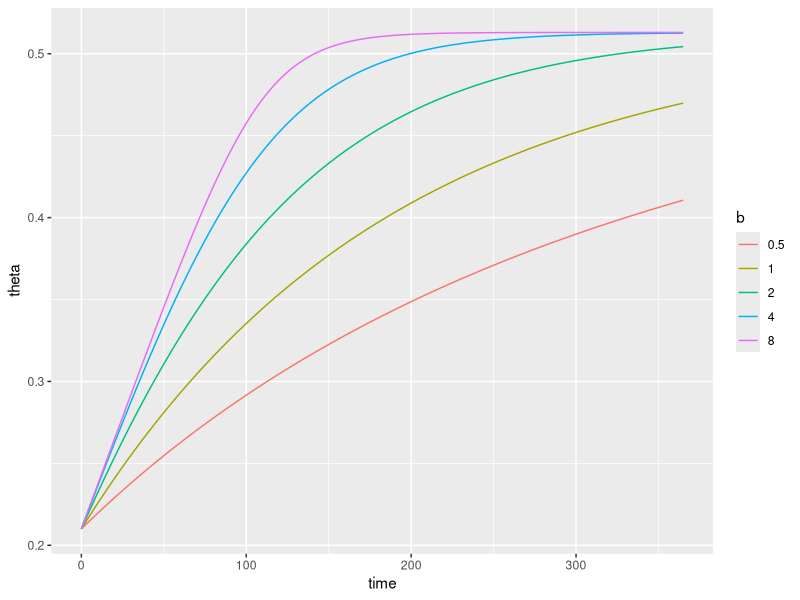
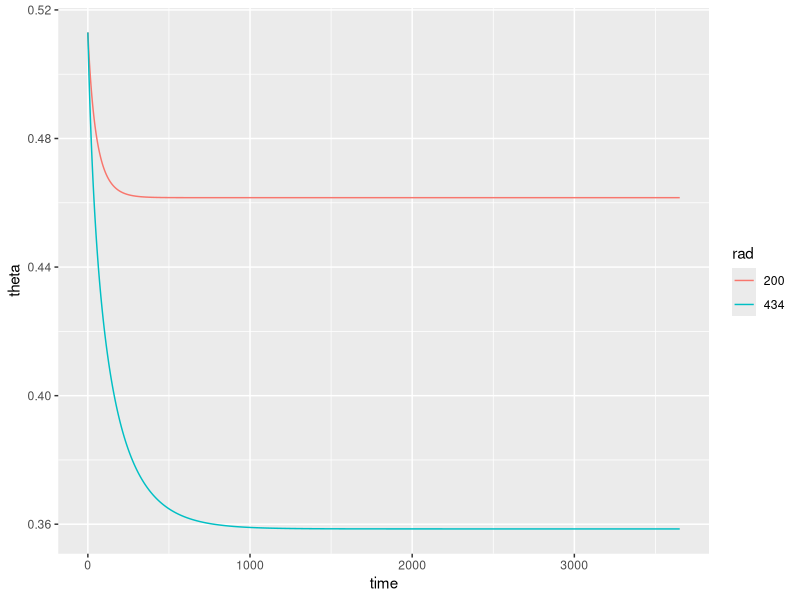
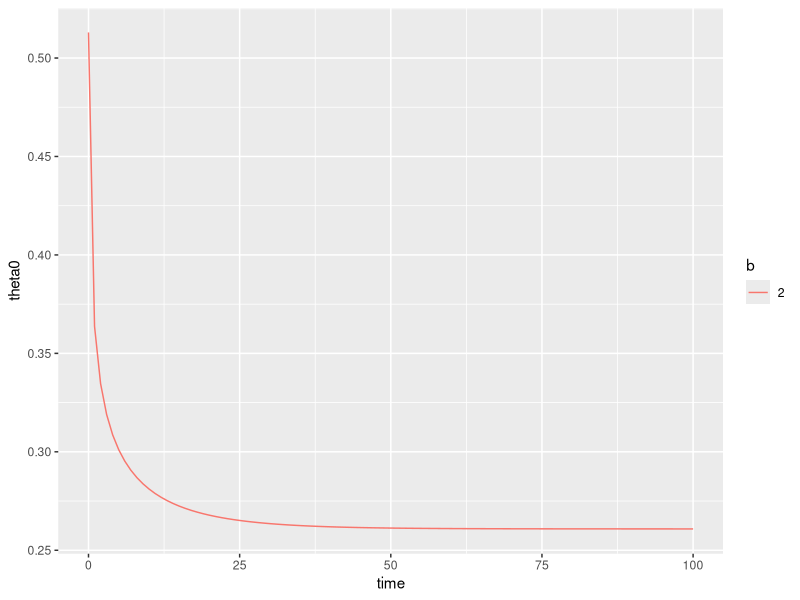
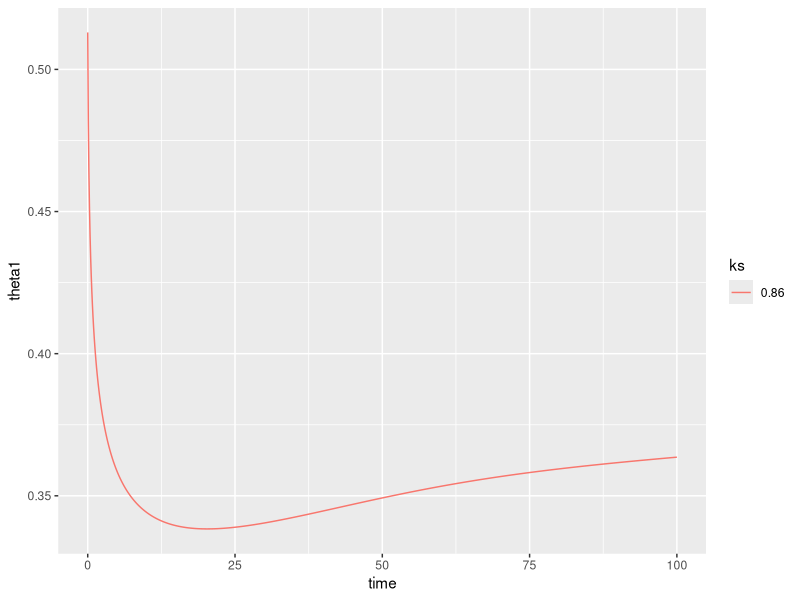
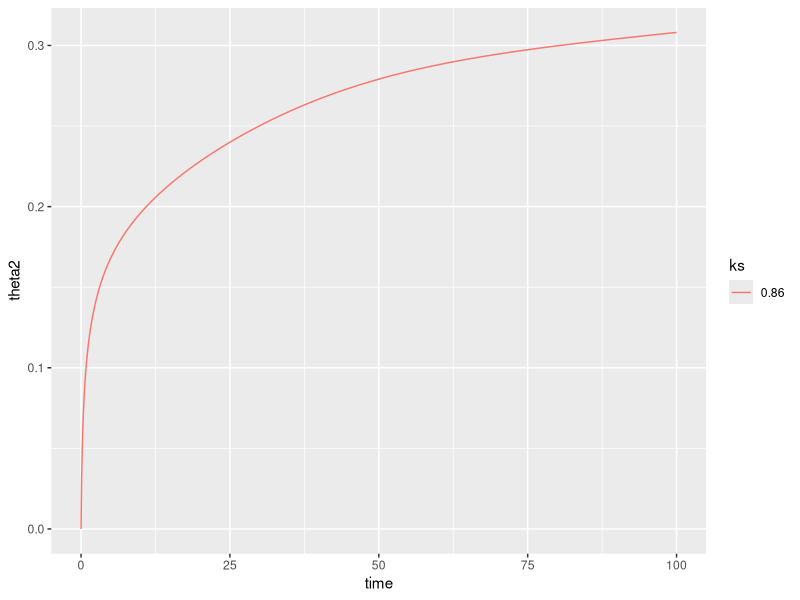
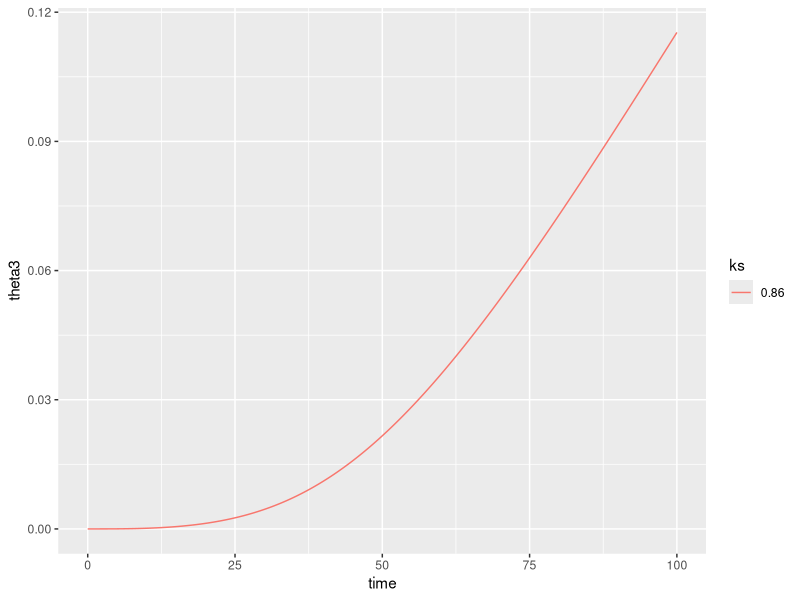
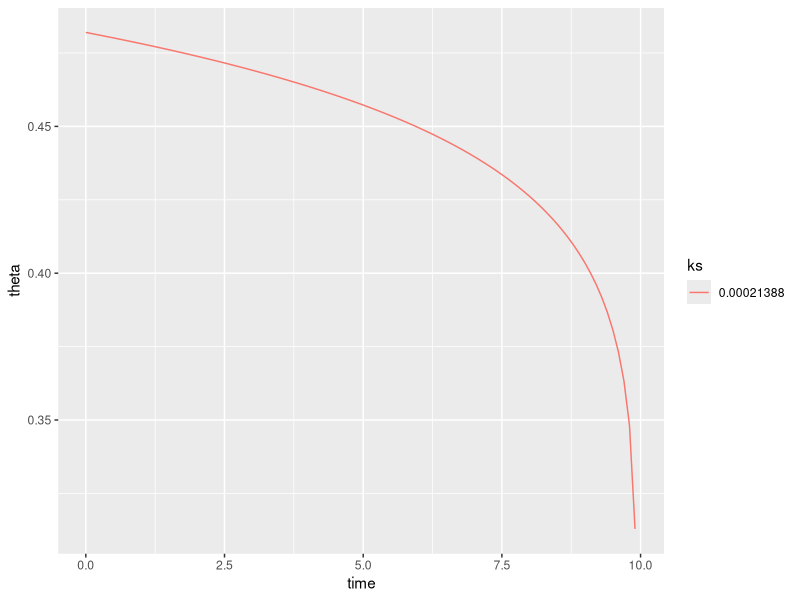
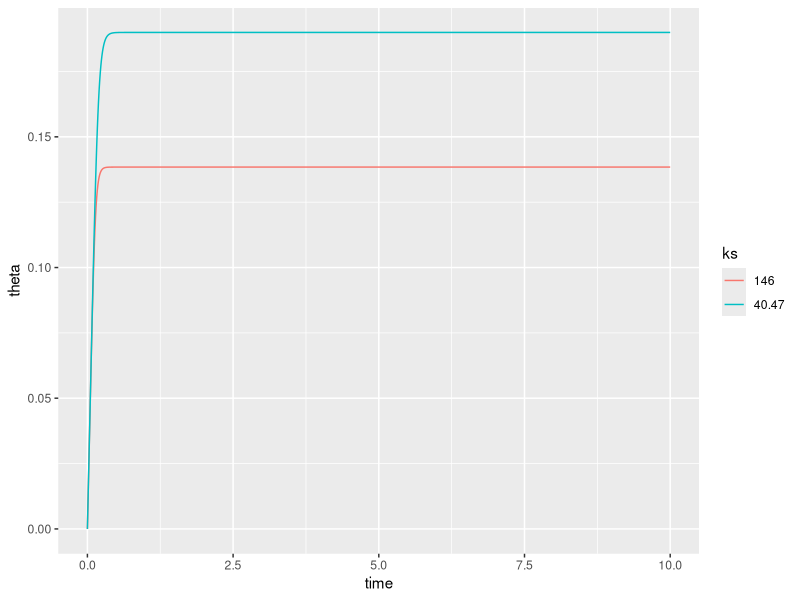

R code for these plots, in order: (Note: this script raises an error after producing the figures.)
## ---- chunk 1
knitr::opts_chunk$set(echo = TRUE)
## ---- chunk 2
library(tidyverse)
library(deSolve)
## ---- chunk 3
# Timestep
t <- seq(0,365, by = 1)

# Variables
theta_init <- c(theta=0.210)

# Model parameters
params <- 
  expand_grid(theta_sat = 0.513, 
            R  = 1000/365,
            b = c(1, 0.5, 2, 4, 8),
            z = 1000) %>%
        split(., .$b)

# Rates of change
theta_rates <- function(t, theta, params) {
  with(as.list(c(theta, params)), {
    
    dtheta_dt = (R*(1-(theta/theta_sat)^b))/z

    return(list(c(dtheta_dt)))
  })
}
## ---- chunk 4

logistic_solution <-
  map_dfr(
    params,
    ~ode(
    y = theta_init,
    times = t,
    func = theta_rates,
    parms = .x) %>%
  as.data.frame(), .id = "b")
## ---- chunk 5

logistic_solution %>% 
  ggplot(aes(time, theta, col=b)) +
  geom_line()

## ---- chunk 6
# Timestep
t <- seq(0,3650, by = 1)

# Variables
theta_init <- c(theta=0.513)

# Model parameters
params <- 
  expand_grid(theta_sat = 0.513,
            R  = 1000/365,
            b = 8,
            gcmax=0.0025,
            gb=0.01,
            vpd=900,
            p = 1.204,
            cpa = 1004, 
            y=66.1, 
            s=145,
            air_temp=25,
            slope_sat_vap_curve = 4098*(0.6108*exp((17.27*air_temp)/(air_temp+237.3)))/(air_temp+237.3)^2 *1000,
            #radiation will be fed in from plant model based on its solar radiation submodel and plant lai
            rad = c(200,434),
            max_air_temp = 25,
            min_air_temp= 10,
            L = 2.45*10^6,
            z = 1500) %>%
            split(., .$rad)

# Rates of change
theta_rates <- function(t, theta, params) {
  with(as.list(c(theta, params)), {
    evap_numerator = slope_sat_vap_curve *rad + gb*p*cpa*vpd
    evap_denominator = slope_sat_vap_curve + y*(1+gb/(gcmax*(theta/theta_sat)))
    evap=evap_numerator/evap_denominator*(1/L)*12*60*60
    dtheta_dt = (R*(1-(theta/theta_sat)^b)- evap)/z

    return(list(c(dtheta_dt)))
  })
}
## ---- chunk 7

logistic_solution <-
  map_dfr(
    params,
    ~ode(
    y = theta_init,
    times = t,
    func = theta_rates,
    parms = .x) %>%
  as.data.frame(), .id = "rad")
## ---- chunk 8

logistic_solution %>% 
  ggplot(aes(time, theta, col=rad)) +
  geom_line()

## ---- chunk 9
# Timestep
t <- seq(0,100, by = 1)

# Variables
theta_init <- c(theta0=0.513)

# Model parameters
params <- 
  expand_grid(
    R = 1/365,
    b = c(2),
    theta_sat = 0.513, 
    ds = 0.86,
    nd = 8.5,
    ) %>%
        split(., .$b)

# Rates of change
theta_rates <- function(t, theta, params) {
  with(as.list(c(theta, params)), {
    
    dtheta0_dt =R-ds*((theta0/theta_sat)^nd)
    
    return(list(c(dtheta0_dt)))
  })
}

## ---- chunk 10

logistic_solution <-
  map_dfr(
    params,
    ~ode(
    y = theta_init,
    times = t,
    func = theta_rates,
    parms = .x) %>%
  as.data.frame(), .id = "b")
## ---- chunk 11

logistic_solution %>% 
  ggplot(aes(time, theta0, col=b)) +
  geom_line()

## ---- chunk 12
# Timestep
t <- seq(0,100, by = 0.1)

# Variables
theta_init <- c(theta1=0.513, theta2=0, theta3=0)

# Model parameters
params <- 
  expand_grid(
    theta_sat = 0.513, 
    ds = 0.86,
    nd = 8.5,
    R = 0.00274
    ) %>%
        split(., .$ds)

# Rates of change
theta_rates <- function(t, theta, params) {
  with(as.list(c(theta, params)), {
    
    dtheta_dt1 = R -(ds*((theta1/theta_sat)^nd)) * (theta1-theta2)
    dtheta_dt2 = ((ds*((theta1/theta_sat)^nd)) * (theta1-theta2)) - ((ds*((theta2/theta_sat)^nd)) * (theta2-theta3))
    dtheta_dt3 = ((ds*((theta2/theta_sat)^nd)) * (theta2-theta3))

    return(list(c(dtheta_dt1,dtheta_dt2,dtheta_dt3)))
  })
}

## ---- chunk 13

logistic_solution <-
  map_dfr(
    params,
    ~ode(
    y = theta_init,
    times = t,
    func = theta_rates,
    parms = .x) %>%
  as.data.frame(), .id = "ks")
## ---- chunk 14

logistic_solution %>% 
  ggplot(aes(time, theta1, col=ks)) +
  geom_line()

logistic_solution %>% 
  ggplot(aes(time, theta2, col=ks)) +
  geom_line()

logistic_solution %>% 
  ggplot(aes(time, theta3, col=ks)) +
  geom_line()


## ---- chunk 15
# Timestep
t <- seq(0,10, by = 0.1)

# Variables
theta_init <- c(theta=0.482)

# Model parameters
params <- 
  expand_grid(
    ks = c(0.00021388),
    theta_sat = 0.482, 
    nk = 0.007,
    g = 9.8,
    pw = 1000,
    apsi = 1.87,
    npsi = 11.3) %>%
        split(., .$ks)

# Rates of change
theta_rates <- function(t, theta, params) {
  with(as.list(c(theta, params)), {
    
    dtheta_dt = -(((ks*(theta/theta_sat)^nk)/(g*pw)) * apsi * npsi * theta^(-npsi-1))

    return(list(c(dtheta_dt)))
  })
}

## ---- chunk 16

logistic_solution <-
  map_dfr(
    params,
    ~ode(
    y = theta_init,
    times = t,
    func = theta_rates,
    parms = .x) %>%
  as.data.frame(), .id = "ks")
## ---- chunk 17

logistic_solution %>% 
  ggplot(aes(time, theta, col=ks)) +
  geom_line()


## ---- chunk 18
# Timestep
t <- seq(0,10, by = 0.01)

# Variables
theta_init <- c(theta=0)

# Model parameters
params <- 
  expand_grid(theta_sat = 0.482, 
            R  = 1.0,
            ks = c(40.47, 146),
            c = 4,
            b = 4) %>%
        split(., .$ks)

# Rates of change
theta_rates <- function(t, theta, params) {
  with(as.list(c(theta, params)), {
    
    dtheta_dt = R*(1-(theta/theta_sat)^b)-ks*(theta/theta_sat)^c

    return(list(c(dtheta_dt)))
  })
}

## ---- chunk 19

logistic_solution <-
  map_dfr(
    params,
    ~ode(
    y = theta_init,
    times = t,
    func = theta_rates,
    parms = .x) %>%
  as.data.frame(), .id = "ks")
## ---- chunk 20

logistic_solution %>% 
  ggplot(aes(time, theta, col=ks)) +
  geom_line()


## ---- chunk 21
# Timestep
t <- seq(0,10, by = 0.01)

# Variables
theta_init <- c(theta=0)

# Model parameters
params <- 
  expand_grid(theta_sat = 0.482, 
            R  = 1.0,
            ks = c(40.47, 5550.37),
            c = 11,
            b = 4) %>%
        split(., .$ks)

# Rates of change
theta_rates <- function(t, theta, params) {
  with(as.list(c(theta, params)), {
    
    dtheta_dt = (R+R*sin(t/(2*pi)^-1))*(1-(theta/theta_sat)^b)-ks*(theta/theta_sat)^c

    return(list(c(dtheta_dt)))
  })
}

## ---- chunk 22

logistic_solution <-
  map_dfr(
    params,
    ~ode(
    y = theta_init,
    times = t,
    func = theta_rates,
    parms = .x) %>%
  as.data.frame(), .id = "ks")
## ---- chunk 23

logistic_solution %>% 
  ggplot(aes(time, theta, col=ks)) +
  geom_line()


## ---- chunk 24
# Timestep
t <- seq(0,10, by = 0.01)

# Variables
theta_init <- c(theta=0)

# Model parameters
params <- 
  expand_grid(theta_sat = 0.482, 
            R  = 1.0,
            ks = c(40.47),
            c = 11,
            b = 4,
            pe = c(0.5,1,1.4),
            k = 0.46,
            LAI = 0) %>%
        split(., .$pe)


# Rates of change
theta_rates <- function(t, theta, params) {
  with(as.list(c(theta, params)), {
    
    dtheta_dt = R*(1-(theta/theta_sat)^b)-ks*(theta/theta_sat)^c - 
    pe*(exp(-k * LAI)/(1 + exp (-12 * (theta /theta_sat - 0.5))))

    return(list(c(dtheta_dt)))
  })
}

## ---- chunk 25

logistic_solution <-
  map_dfr(
    params,
    ~ode(
    y = theta_init,
    times = t,
    func = theta_rates,
    parms = .x) %>%
  as.data.frame(), .id = "pe")
## ---- chunk 26

logistic_solution %>% 
  ggplot(aes(time, theta, col=pe)) +
  geom_line()


## ---- chunk 27
# Timestep
t <- seq(0,10, by = 0.01)

# Variables
theta_init <- c(theta=0)

# Model parameters
params <- 
  expand_grid(theta_sat = 0.482, 
            R  = 1.0,
            ks = c(40.47),
            c = 11,
            b = 4,
            pe = c(0.5, 1,1.4),
            k = 0.46,
            LAI = 0) %>%
        split(., .$pe)


# Rates of change
theta_rates <- function(t, theta, params) {
  with(as.list(c(theta, params)), {
    
    dtheta_dt = (R+R*sin(t/(2*pi)^-1))*(1-(theta/theta_sat)^b)-ks*(theta/theta_sat)^c - 
    pe*(exp(-k * LAI)/(1 + exp (-12 * (theta /theta_sat - 0.5))))

    return(list(c(dtheta_dt)))
  })
}

## ---- chunk 28

logistic_solution <-
  map_dfr(
    params,
    ~ode(
    y = theta_init,
    times = t,
    func = theta_rates,
    parms = .x) %>%
  as.data.frame(), .id = "pe")
## ---- chunk 29

logistic_solution %>% 
  ggplot(aes(time, theta, col=pe)) +
  geom_line()


## ---- chunk 30
145*radiation+boundaryconductance * 1.204 *1004 * vapour_pressure_deficit / 145 +66.1(1)

pa = 101300*((293-0.0065*100)/293)^5.26
  
psych = 6.65 * 10^-4 * pa
delta <- (4098*es)/((298.16-35.86)^2)

es = 610.8 * exp((17.27*(298.16-273.16))/(298.16-35.86))

1.26*(delta/(delta + psych)) * 288

167*365
7000000 / (24*60*60)
